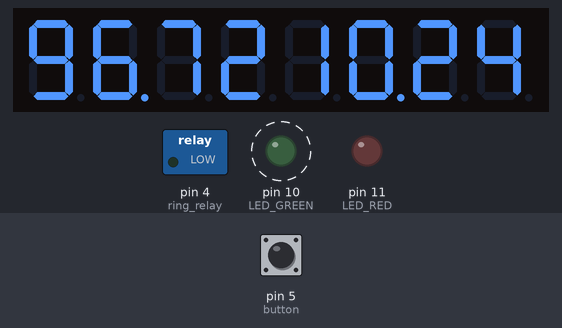
A program run on a simulated Arduino Nano, built with avr-gcc and run on an emulated ATmega328P. Shown: 8-digit seven-segment display, switched loads named in the program (green lamp = pin HIGH), output pins drawn as LEDs (lit = HIGH). Dashed ring = blinking. Inputs (shaded band) come from the test bench; at power-on: pin 5 (button) LOW. The local clock reads 2024-03-15 10:24:30 at power-on unless the program sets it; what the program prints to the serial monitor is not drawn.

Above: at 5.8 s.
6.0 s: pin 5 (button) pulled HIGH for 3.2 s
At 9.8 s:
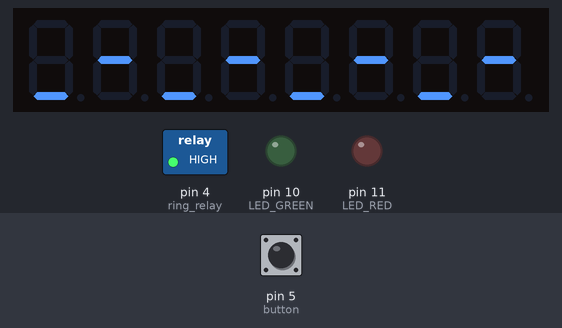
10.7 s: pin 5 (button) pulled HIGH for 1.2 s
At 11.96 s:
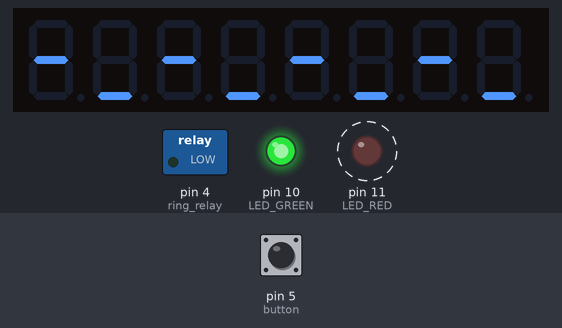
15.5 s: pin 5 (button) pulled HIGH for 3.2 s
At 18.67 s:
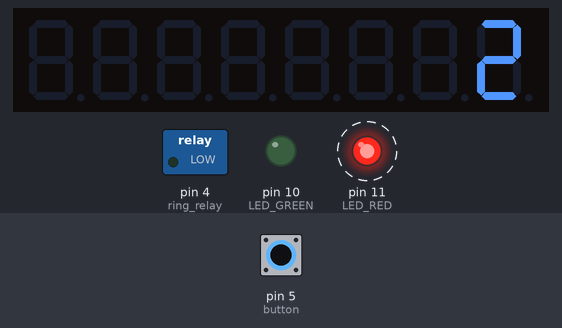
20.2 s: pin 5 (button) pulled HIGH for 3.2 s
At 21.84 s:
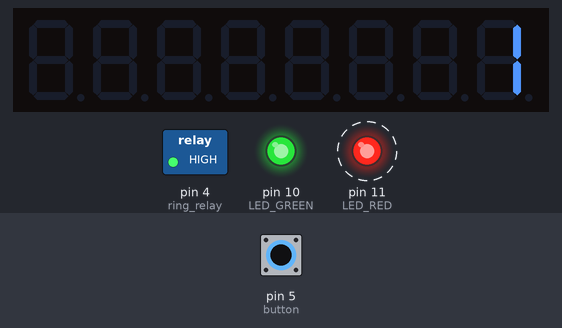
24.9 s: pin 5 (button) pulled HIGH for 3.2 s
At 26.9 s:
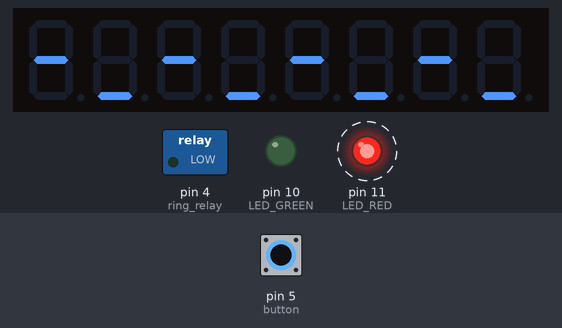
29.6 s: pin 5 (button) driven HIGH
At 29.92 s:
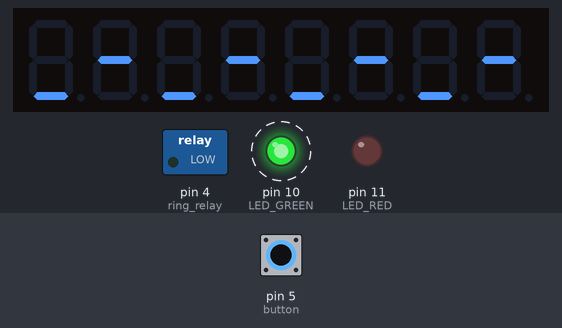
Timing chart, 0 to 33.9 s (numbered marks = the images above; inputs shaded):
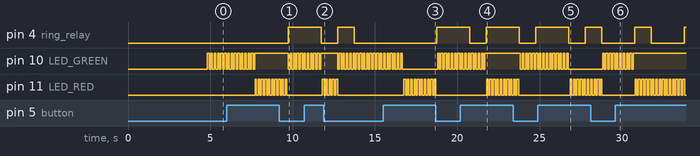

The program:

main.cpp
```cpp
#include <EEPROM.h>
#include <SoftwareSerial.h>
#include <Wire.h>
#include <LedControl.h>
#include <RTClib.h>
#include <Arduino.h>
//values for program

//data about schedule and alarms
uint8_t bzz_count;
int Schedule[7][20][4]; //arr about work days(using at workdays). Format of every elem: [[hour, minute, length, amount], ... [hour, minute, lenth, amount]]
int display_ring_help_var = 0;
int btn_time = 0; //Time when button was pushed
bool button_pressed = false;
bool first_pos, second_pos;
bool ring_pos = LOW;
bool ring_idle = true;
bool button_locked = true;
int bzzz_amount = 0;

//timers
unsigned long bzz_check_period_std = 100; //Ringing waiting period lenght
unsigned long bzz_check_period = bzz_check_period_std;
unsigned btn_check_period = 1000; //Wait period for button and Blutooth
unsigned long display_update = 1000;
unsigned long display_blink_period = 100;
unsigned long button_check_interval = 1000;
unsigned long led_blink_interval = 100;
unsigned long timer_one = millis();
unsigned long button_check_timer = millis();
unsigned long timer_three = millis();
unsigned long timer_display_blink_timer = millis();
unsigned long blink_timer = millis();
unsigned long ring_timer = millis();
unsigned long bzzz_lenght = 0;

//Functions used in program
void scheduleRead(); //To read schedule from EEPROM after turning on
int nearest_alarm(int d, int h, int m); //to define order number of nearest ring
bool schedule_write(); // To write schedule in EEPROM
void schedule_serial_input(); // Stupid method of inserting schedule into device, UI - овно
void button_check(); // Checking for pressed button
bool blinking(int LED, bool led_pos, unsigned long *blinking_timer); //Blinking used for showing that device is alive and for some special functions
void bzzz_mode(); // Checking if it's time to ring and ringing
void display_digits(int now_hours, int now_minutes, int closest_ring_hours, int closest_ring_minutes); // Displaying data(nearest alarm + current time)
void hard_reset(); //Deleting shedule from everywhere
void display_button_push(int count); //Showing time(sec) button was pressed
void animation(); //beautiful animation
void bluetooth_translating(); //receiving data from phone

//values for devices

//RTC:
RTC_DS3231 rtc;
char daysOfTheWeek[7][12] = {"Sunday", "Monday", "Tuesday", "Wednesday", "Thursday", "Friday", "Saturday"};

//display
LedControl lc = LedControl(9, 8, 7, 1);

//bluetooth
SoftwareSerial btSerial(2, 3);

//button
int button = 5;

//LEDs
int LED_GREEN = 10;
bool led_green_pos = HIGH;
int LED_RED = 11;
bool led_red_pos = HIGH;

//relay
int ring_relay = 4;

void setup()
{
  DateTime now = rtc.now(); // rtc set
  bzz_count = nearest_alarm((now.dayOfTheWeek() + 6) % 7, now.hour(), now.minute()); //defining nearst alarm to ring
  Serial.begin(9600); // Serial-computer
  btSerial.begin(9600); // Serial-phone
  Serial.setTimeout(10000); //Special setting for serial inputting schedule
  Wire.begin(); // i2c
  scheduleRead(); //initial read of schedule
  lc.shutdown(0, false); //display
  lc.setIntensity(0, 5); //display
  lc.clearDisplay(0); //display
  pinMode(button, INPUT); //button
  pinMode(ring_relay, OUTPUT); //relay
  pinMode(LED_GREEN, OUTPUT); //led green
  pinMode(LED_RED, OUTPUT); //led red
}
//Main loop. Responsible for bell rings.
void loop()
{
  //defining current time:
  DateTime now = rtc.now();
  int cur_alarm_hour = Schedule[(now.dayOfTheWeek() + 6) % 7][bzz_count][0];
  int cur_alarm_minute = Schedule[(now.dayOfTheWeek() + 6) % 7][bzz_count][1];

  //waiting for an hour of nearest ring with check interval of 5 min
  if (now.hour() == cur_alarm_hour)
  {
    bzz_check_period = 1000; //changing check interval to 1 min
    if (now.minute() == cur_alarm_minute)
    {
      bzzz_amount = Schedule[(now.dayOfTheWeek() + 6) % 7][bzz_count][2] * 2; //setting special params for alg of ringing
      bzzz_lenght = Schedule[(now.dayOfTheWeek() + 6) % 7][bzz_count][3];
      ring_idle = false;
      EEPROM.put(0, bzz_count);
      bzz_check_period = bzz_check_period_std;

    }
  }

  button_check(); //checking if button is pressed and calculating time that it was pressed
  bzzz_mode(); //due to not stopping full device algoritm checks if it's time to change position of relay in the background
  if (button_pressed)
  {
    led_red_pos = blinking(LED_RED, led_red_pos, &blink_timer); //special blink when button is pressed
  }
  else
  {
    led_green_pos = blinking(LED_GREEN, led_green_pos, &blink_timer); //regular blink
  }
  if ((millis() - timer_three >= display_update) and !button_pressed and ring_idle) //special limits because we don't want display to refresh while showing animation
  {

    display_digits(now.hour(), now.minute(), cur_alarm_hour, cur_alarm_minute); //sending data to show
    timer_three = millis(); //renewing timer for diplay(without timer whole display blink)
  }
  bzz_count = nearest_alarm((now.dayOfTheWeek() + 6) % 7, now.hour(), now.minute()); //another check for order number of nearest ring
}

void scheduleRead()
{
  unsigned long data;
  int l = 1;
  for (int i = 0; i < 7; i++)
  {
    for (int j = 0; j < 20; j++)
    {
      EEPROM.get(l, data);
      Schedule[i][j][0] = data / 100000 % 10 * 10 + data / 10000 % 10;
      Schedule[i][j][1] = data / 1000 % 10 * 10 + data / 100 % 10;
      Schedule[i][j][2] = data / 10 % 10;
      Schedule[i][j][3] = data % 10;
      if (data != 0)
      {
        Serial.println(data);
        for (int k = 0; k < 4; k++)
        {
          Serial.println(Schedule[i][j][k]);
        }
        Serial.println();
        Serial.println(l);
      }
      l += 4;
    }
  }
}

void button_check()
{
  if ((millis() - button_check_timer > button_check_interval))
  {
    button_check_timer = millis();
    first_pos = digitalRead(button);
    if (second_pos == true and first_pos == true)
    {
      button_pressed = true;
      btn_time++;
      if (btn_time > 9)
      {
        btn_time = 0;
      }
      display_button_push(btn_time);
    }
    else
    {
      if (button_pressed)
      {
        switch (btn_time) //different cases for different time of pressing button
        {
        default:
          break;
        case 1:
        //giving one short ring
          ring_idle = false;
          bzzz_lenght = 1;
          bzzz_amount = 2;
          break;

        case 2:
        //giving two medium rings
          ring_idle = false;
          bzzz_lenght = 2;
          bzzz_amount = 4;
          break;
        case 4:
        //startng protocol of receiving data
          bluetooth_translating();
          break;
        case 6:
          //full reset protocol
          hard_reset();
          break;
        }
        digitalWrite(LED_RED, LOW); //reseting "button" led (red one)
        led_red_pos = LOW;
      }
      btn_time = 0; //reseting time of pressed button
      button_pressed = false;
    }
  }
  second_pos = first_pos;
}

bool blinking(int LED, bool led_pos, unsigned long *blink_timer)
{
  if (millis() - *blink_timer > led_blink_interval)
  {
    led_pos = !led_pos;
    *blink_timer = millis();
  }
  digitalWrite(LED, led_pos);
  return led_pos;
}

void bzzz_mode()
{
  // ringing_display();
  if (bzzz_amount > 0)
  {
    button_locked = true; //blocking button, it's impossible to push button while ringing(so impossible to call another ring)
    ring_idle = false; //blocking display to show animation
    animation();
    if ((millis() - ring_timer > bzzz_lenght * 1000 * (bzzz_amount % 2) + ((bzzz_amount + 1) % 2) * 1000) and !ring_idle)
    {
      ring_timer = millis();
      ring_pos = !ring_pos;
      bzzz_amount--;
      digitalWrite(ring_relay, ring_pos);
      Serial.println("Ringing" + String(bzzz_amount));
    }
  }
  else
  {
    button_locked = false; //unblocking button
    ring_idle = true; //unblocking  display refresh
  }
}

void display_digits(int now_hours, int now_mins, int closest_ring_hours, int closest_ring_minutes)
{
  //spagetti! Order of digits on display is made of them!
  //setting data on display
  lc.clearDisplay(0);
  lc.setDigit(0, 3, now_hours / 10, false);
  lc.setDigit(0, 2, now_hours % 10, true);
  lc.setDigit(0, 1, now_mins / 10, false);
  lc.setDigit(0, 0, now_mins % 10, false);
  lc.setDigit(0, 7, closest_ring_hours / 10, false);
  lc.setDigit(0, 6, closest_ring_hours % 10, true);
  lc.setDigit(0, 5, closest_ring_minutes / 10, false);
  lc.setDigit(0, 4, closest_ring_minutes % 10, false);
}

void display_button_push(int count)
{
  //showing time button pressed
  lc.clearDisplay(0);
  lc.setDigit(0, 0, count, false);
}

void animation()
{
  if (millis() - timer_three > display_blink_period)
  {
    char signs[2] = {'-', '_'};
    lc.clearDisplay(0);
    timer_three = millis();
    for (int i = 0; i < 8; i++)
    {
      lc.setChar(0, i, signs[(i + display_ring_help_var) % 2], false);
    }
    display_ring_help_var++;
  }
}

void hard_reset()
{
  unsigned long data;
  int l = 1;
  for (int i = 0; i < 7; i++)
  {
    for (int j = 0; j < 20; j++)
    {
      data = 0;
      EEPROM.put(l, data);
      if (data != 0)
      {
        Serial.println(data);
      }
      l += 4;
    }
  }
  scheduleRead();
}

void schedule_serial_input()
{
  //setting schedule directly to the EEPROM
  //dont even try to use it. At least now
  int eeprom_count = 1;
  for (int i = 0; i < 7; i++)
  {
    int j = 0;
    while (j < 20)
    {
      Serial.setTimeout(10000);
      Serial.println("Input time and ring params about " + String(j) + " for day " + String(i) + " in format hhmmla");
      unsigned long data = Serial.parseInt();
      if (data / 100000 == 0)
      {
        Serial.setTimeout(5000);
        Serial.println("Nothing inputed or or wrong data, print 1 to skip day or 2 to stop input. Current input is " + String(data));
        int confirm_data = Serial.parseInt();
        if (confirm_data == 1)
        {
          for (int k = 20 - j; k >= 0; k--)
          {
            EEPROM.put(eeprom_count, 0);
            unsigned long data_from_eeprom = 0;
            Serial.println("Wrote " + String(EEPROM.get(eeprom_count, data_from_eeprom)) + " into index " + String(eeprom_count));
            eeprom_count += 4;
          }
          break;
        }
        else
        {
          Serial.println("Succeed " + String(data));
          Serial.println("Previous EEPROM cell value " + EEPROM.read(eeprom_count));
          EEPROM.put(eeprom_count, data);
          unsigned long data_from_eeprom = 0;
          EEPROM.get(eeprom_count, data_from_eeprom);
          Serial.println("Wrote " + String(data_from_eeprom) + " into index " + String(eeprom_count));
          eeprom_count += 4;
          j++;
        }
      }
    }
  }
  //reading set schedule from EEPROM
  scheduleRead();
}

void bluetooth_translating()
{
  int data = 0;
  bzz_count = 0;
  int i = 0;
  int j = 0;
  int k = 0;
  while (i < 7)
  {
    animation();
    blinking(LED_RED, led_red_pos, &blink_timer);
    if (btSerial.available())
    {
      data = btSerial.read(); //received data
      if (data != 0)
      {
        switch (data - 1) //"-1" is kind of encryption
        {
        case 111: //swithching param of currently setting ring
          k++;
          break;
        case 222: //skipping to next alarm in current day
          j++;
          k = 0;
          break;
        case 33: //skipping to the next day
          i++;
          j = 0;
          k = 0;
          break;
        default:
          Schedule[i][j][k] = data - 1; //writing data into cell
        }
      }
    }
  }
  schedule_write(); //writing set shedule into the EEPROM
}
int nearest_alarm(int d, int h, int m)
{
  int na = 20;

  for (int i = 0; i < 20; i++)
  {
    if(Schedule[d][i][0] > h or (Schedule[d][i][1] > m and Schedule[d][i][0] == h)){
      na = i;
      Serial.print(bzz_count);
      break;
    }
  }
  return na;
}
bool schedule_write()
{
  unsigned long data;
  int l = 1;
  for (int i = 0; i < 7; i++)
  {
    for (int j = 0; j < 20; j++)
    {
      data = Schedule[i][j][0] * 10000 + Schedule[i][j][1] * 100 + Schedule[i][j][2] * 10 + Schedule[i][j][3];
      EEPROM.put(l, data);
      if (data != 0)
      {
        Serial.println(data);
      }
      l += 4;
    }
  }
  return true;
}
```

Measured:
- after the input at 6.0 s, pin 4 (ring_relay): LOW → HIGH after 3.7 s; pin 11 (LED_RED): alternates HIGH for 0.10 s and LOW for 0.10 s, 20 changes in all, then stays LOW, starting after 1.7 s; the display: first changes after 1.7 s (image 1 shows a later state)
- after the input at 10.7 s, pin 11 (LED_RED): alternates HIGH for 0.10 s and LOW for 0.10 s, 10 changes in all, then stays LOW, starting after 1.1 s; the display: first differs from a run without the input after 1.0 s (image 2 shows a later state)
- after the input at 15.5 s, pin 4 (ring_relay): LOW → HIGH after 3.3 s; pin 11 (LED_RED): alternates HIGH for 0.10 s and LOW for 0.10 s, 20 changes in all, then stays LOW, starting after 1.3 s; the display: first changes after 1.3 s (image 3 shows a later state)
- after the input at 20.2 s, pin 11 (LED_RED): alternates HIGH for 0.10 s and LOW for 0.10 s, 20 changes in all, then stays LOW, starting after 1.6 s
- after the input at 24.9 s, pin 11 (LED_RED): alternates HIGH for 0.10 s and LOW for 0.10 s, 20 changes in all, then stays LOW, starting after 2.0 s; the display: first differs from a run without the input after 1.9 s (image 5 shows a later state)
- after the input at 29.6 s, pin 10 (LED_GREEN): goes on until 30.7 s, then stays HIGH; pin 11 (LED_RED): alternates HIGH for 0.10 s and LOW for 0.10 s, starting after 1.2 s
